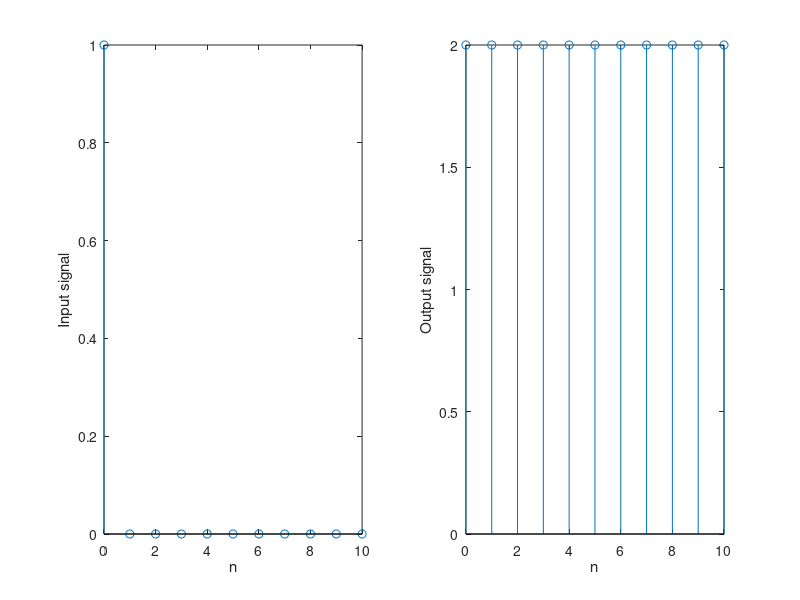

The MATLAB script that drew this image:
n = 0: 10;
num = [1];
den = [1 -1];
y0=1;% this is the derived initial condition
x = [1 zeros(1, length(n)-1)];
y=filter(num, den,x,y0);
subplot(1, 2, 1); stem(n, x); xlabel('n'), ylabel('Input signal');
subplot(1, 2, 2); stem(n, y); xlabel('n'), ylabel('Output signal');
